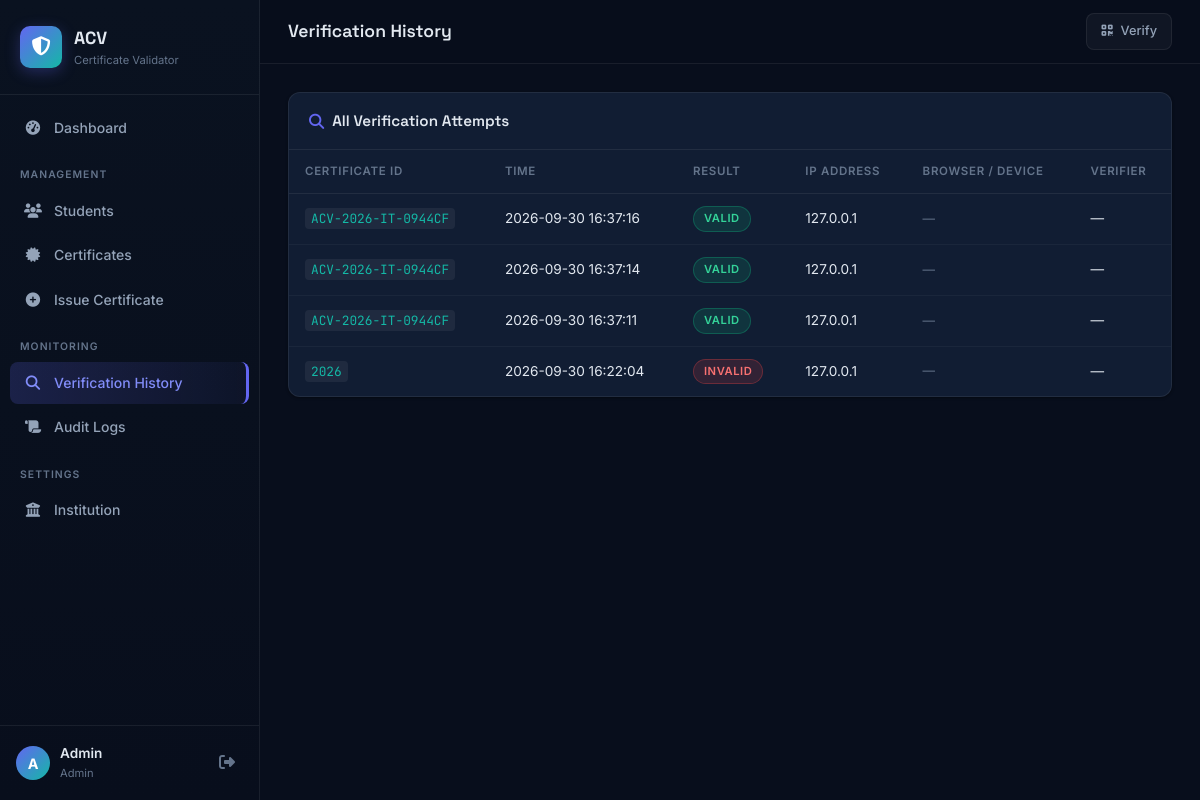
Page /admin/verification-history (signed in) on the committed database.
### tables this page shows
CREATE TABLE users (
            id INTEGER PRIMARY KEY AUTOINCREMENT,
            name TEXT NOT NULL,
            email TEXT UNIQUE NOT NULL,
            password_hash TEXT NOT NULL,
            role TEXT NOT NULL DEFAULT 'student',
            student_id TEXT,
            is_active INTEGER DEFAULT 1,
            created_at TIMESTAMP DEFAULT CURRENT_TIMESTAMP
        );

CREATE TABLE verification_logs (
            id INTEGER PRIMARY KEY AUTOINCREMENT,
            certificate_id TEXT NOT NULL,
            verification_time TIMESTAMP DEFAULT CURRENT_TIMESTAMP,
            result TEXT NOT NULL,
            ip_address TEXT,
            user_agent TEXT,
            verifier_name TEXT,
            verifier_org TEXT
        );

### app/routes/admin.py (the view)
@admin_bp.route('/verification-history')
@admin_required
def verification_history():
    db = get_db(); db.row_factory = sqlite3.Row
    logs = db.execute(
        'SELECT * FROM verification_logs ORDER BY verification_time DESC LIMIT 200'
    ).fetchall()
    db.close()
    return render_template('admin/verification_history.html', logs=logs)

### app/models.py (called while the page is built)
    @property
    def is_active(self):
        return bool(self._is_active)

    @staticmethod
    def get_by_id(user_id):
        db = sqlite3.connect(current_app.config['DATABASE'])
        db.row_factory = sqlite3.Row
        row = db.execute('SELECT * FROM users WHERE id = ?', (user_id,)).fetchone()
        db.close()
        if row:
            return User(row['id'], row['name'], row['email'], row['role'],
                        row['student_id'], row['is_active'])
        return None

### app/routes/admin.py (called while the page is built)
def admin_required(f):
    @wraps(f)
    @login_required
    def decorated(*args, **kwargs):
        if current_user.role != 'admin':
            abort(403)
        return f(*args, **kwargs)
    return decorated

def get_db():
    return sqlite3.connect(current_app.config['DATABASE'],
                           detect_types=sqlite3.PARSE_DECLTYPES)

### templates/admin/verification_history.html (shortened to what this page needs)
{% extends "layout.html" %}
{% block page_title %}Verification History{% endblock %}
{% block sidebar_nav %}
<a href="{{ url_for('admin.dashboard') }}" class="nav-item"><i class="fa-solid fa-gauge-high"></i><span>Dashboard</span></a>
<div class="nav-section">MANAGEMENT</div>
<a href="{{ url_for('admin.students') }}" class="nav-item"><i class="fa-solid fa-users"></i><span>Students</span></a>
<a href="{{ url_for('admin.certificates') }}" class="nav-item"><i class="fa-solid fa-certificate"></i><span>Certificates</span></a>
<a href="{{ url_for('admin.create_certificate') }}" class="nav-item"><i class="fa-solid fa-plus-circle"></i><span>Issue Certificate</span></a>
<div class="nav-section">MONITORING</div>
<a href="{{ url_for('admin.verification_history') }}" class="nav-item active"><i class="fa-solid fa-magnifying-glass"></i><span>Verification History</span></a>
<a href="{{ url_for('admin.audit_logs') }}" class="nav-item"><i class="fa-solid fa-scroll"></i><span>Audit Logs</span></a>
<div class="nav-section">SETTINGS</div>
<a href="{{ url_for('admin.institution') }}" class="nav-item"><i class="fa-solid fa-building-columns"></i><span>Institution</span></a>
{% endblock %}
{% block content %}
<div class="card">
    <div class="card-header"><h3><i class="fa-solid fa-magnifying-glass"></i> All Verification Attempts</h3></div>
    <div class="table-wrapper">
        <table class="data-table">
            <thead>
                <tr><th>Certificate ID</th><th>Time</th><th>Result</th><th>IP Address</th><th>Browser / Device</th><th>Verifier</th></tr>
            </thead>
            <tbody>
            {% for log in logs %}
            <tr>
                <td><code class="cert-id">{{ log.certificate_id }}</code></td>
                <td>{{ log.verification_time }}</td>
                <td><span class="badge badge-{{ log.result.lower() }}">{{ log.result }}</span></td>
                <td>{{ log.ip_address or '—' }}</td>
                <td class="ua-cell">{{ (log.user_agent or '—')[:50] }}</td>
                <td>{{ log.verifier_name or '—' }}</td>
            </tr>
            {% else %}
            <tr><td colspan="6" class="empty-row">No verification logs yet</td></tr>
            {% endfor %}
            </tbody>
        </table>
    </div>
</div>
{% endblock %}

### templates/layout.html (shortened to what this page needs)
<!DOCTYPE html>
<html lang="en">
<head>
    <link rel="stylesheet" href="https://cdnjs.cloudflare.com/ajax/libs/font-awesome/6.5.0/css/all.min.css">
    <link rel="stylesheet" href="{{ url_for('static', filename='css/main.css') }}">
</head>
<body>
<div class="app-layout">
    <aside class="sidebar" id="sidebar">
        <div class="sidebar-brand">
            <div class="brand-icon"><i class="fa-solid fa-shield-halved"></i></div>
            <div class="brand-text">
                <span class="brand-name">ACV</span>
                <span class="brand-sub">Certificate Validator</span>
            </div>
        </div>
        <nav class="sidebar-nav">
            {% block sidebar_nav %}{% endblock %}
        </nav>
        <div class="sidebar-footer">
            <div class="sidebar-user">
                <div class="user-avatar">{{ current_user.name[0].upper() }}</div>
                <div class="user-info">
                    <span class="user-name">{{ current_user.name }}</span>
                    <span class="user-role">{{ current_user.role | title }}</span>
                </div>
            </div>
            <a href="{{ url_for('auth.logout') }}" class="sidebar-logout" title="Logout">
                <i class="fa-solid fa-right-from-bracket"></i>
            </a>
        </div>
    </aside>
    <div class="main-wrapper">
        <header class="topbar">
            <div class="topbar-title">
                <h1>{% block page_title %}Dashboard{% endblock %}</h1>
            </div>
            <div class="topbar-actions">
                <a href="{{ url_for('verify.verify_index') }}" class="btn btn-sm btn-ghost" target="_blank">
                    <i class="fa-solid fa-qrcode"></i> Verify
                </a>
            </div>
        </header>
        <main class="main-content">
            {% block content %}{% endblock %}
        </main>
    </div>
</div>
</body>
</html>

### rows in the picture
users: name "A", name "Admin", role "Admin"
verification_logs: certificate_id "ACV-2026-IT-0944CF", verification_time "2026-09-30 16:37:16", result "VALID", ip_address "127.0.0.1", user_agent "—", verifier_name "—"
verification_logs: certificate_id "ACV-2026-IT-0944CF", verification_time "2026-09-30 16:37:14", result "VALID", ip_address "127.0.0.1", user_agent "—", verifier_name "—"
verification_logs: certificate_id "ACV-2026-IT-0944CF", verification_time "2026-09-30 16:37:11", result "VALID", ip_address "127.0.0.1", user_agent "—", verifier_name "—"
verification_logs: certificate_id "2026", verification_time "2026-09-30 16:22:04", result "INVALID", ip_address "127.0.0.1", user_agent "—", verifier_name "—"
